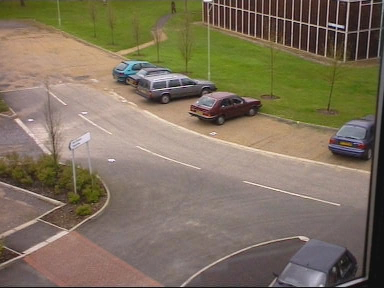
//> input picture CVDRIK_CVPR_COURSE/PETS2000/Images/test0023.bmp, 384 x 288 px, given in place of , which was not available
$ ./edgedetectionAndDisplay ../../PETS2000/Images/test0023.bmp   (built with g++ and OpenCV 4)
//> lines starting //> are read from the running program, lines starting //| are printed output that depends on the picture; after the words box and inside, x2 and y2 are one past the last pixel; in counts of white or black regions, pixels touching at a corner belong together; pictures that were not available may be replaced by others from this repository, and a replacement may not be noted
### CVDRIK_CVPR_COURSE/CVDRIK/edgeDetection/edgeDetection.h
/******************************************************************************

   PROJECT:			CVDRIK1
   FILE:			edgeDetection.h
   AUTHOR:			ABHRA GHOSH
   DATE:
   DESCRIPTION:		Header for RGBtoGray Function

******************************************************************************/

#ifndef __EDGEDETECTION_H__
#define __EDGEDETECTION_H__

/*************************** OTHER INCLUDE FILES *****************************/

// Include Standard C/C++ Header Files Here
#include <stdio.h>
#include <stdlib.h>
#include <string.h>
#include <math.h>

// Include OpenCV Header Files Here
#include <cv.h>
#include <highgui.h>
#include <cvaux.h>
#include <cxcore.h>

// Include CVDRIK Header Files Here
//#include "../CVDRIKMultiChannelImage/CVDRIKMultiChannelImage.h"
//#include "../CVDRIKMisc/CVDRIKMisc.h"

/*****************************************************************************/


/******************************************************************************

					RGBtoGray FUNCTION

******************************************************************************/

// Function for Constructing a Gray-scale image from a RGB image
// Inputs :-
//			IplImage* GRAYImage
//		    IplImage* edgeImage
// Outputs :-
//			(unsigned char) errCode : The Error Code of Execution
// Invoked As : errCode = edgeDetection( GRAYImage ,edgeImage);
unsigned char edgeDetection(IplImage* GRAYImage ,IplImage* edgeImage);
#endif

### CVDRIK_CVPR_COURSE/CVDRIK/RGBtoGray/RGBtoGray.h
/******************************************************************************

   PROJECT:			CVDRIK1
   FILE:			RGBtoGray.h
   AUTHOR:			ABHRA GHOSH
   DATE:
   DESCRIPTION:		Header for RGBtoGray Function

******************************************************************************/

#ifndef __RGBTOGRAY_H__
#define __RGBTOGRAY_H__

/*************************** OTHER INCLUDE FILES *****************************/

// Include Standard C/C++ Header Files Here
#include <stdio.h>
#include <stdlib.h>
#include <string.h>
#include <math.h>

// Include OpenCV Header Files Here
#include <cv.h>
#include <highgui.h>
#include <cvaux.h>
#include <cxcore.h>

// Include CVDRIK Header Files Here
//#include "../CVDRIKMultiChannelImage/CVDRIKMultiChannelImage.h"
//#include "../CVDRIKMisc/CVDRIKMisc.h"

/*****************************************************************************/


/******************************************************************************

					RGBtoGray FUNCTION

******************************************************************************/

// Function for Constructing a Gray-scale image from a RGB image
// Inputs :-
//			IplImage* RGBImage
//		    IplImage* GRAYImage
// Outputs :-
//			(unsigned char) errCode : The Error Code of Execution
// Invoked As : errCode = constructGrayscale( RGBImage ,GRAYImage);
unsigned char constructGrayscale(IplImage* RGBImage ,IplImage* GRAYImage);
#endif

### CVDRIK_CVPR_COURSE/CVDRIK/edgeDetection/edgeDetection.cpp
/*********************************************************************************

   PROJECT:			CVDRIK1
   FILE:			edgeDetection.cpp
   AUTHOR:			ABHRA GHOSH
   DATE:
   DESCRIPTION:		CPP File for edgeDetection Function

*********************************************************************************/


/*************************** OTHER INCLUDE FILES *****************************/

#include "edgeDetection.h"

/*****************************************************************************/


/******************************************************************************

                                FUNCTIONS

******************************************************************************/

/// Function for Constructing a Gray-scale image from a RGB image
// Inputs :-
//			IplImage* GRAYImage
//		    IplImage* edgeImage
// Outputs :-
//			(unsigned char) errCode : The Error Code of Execution
// Invoked As : errCode = edgeDetection( GRAYImage ,edgeImage);

unsigned char edgeDetection(IplImage* GRAYImage ,IplImage* edgeImage)
{   int derivative_X = 0;
	int derivative_Y = 0;
	int derivative_mag = 0;
	int threshold = 0;

	for (int i = 0; i < GRAYImage->imageSize; ++i)
	{
		if ( !(i%GRAYImage->widthStep) || !((i+1)%GRAYImage->widthStep) )
		{
			derivative_X = 0;
			derivative_Y = ((unsigned char)GRAYImage->imageData[i + GRAYImage->widthStep] - (unsigned char)GRAYImage->imageData[i - GRAYImage->widthStep])*0.5;
		}

        else if (i < GRAYImage->widthStep || i > ((GRAYImage->height - 1)*GRAYImage->widthStep) )
        {
        	derivative_X = ((unsigned char)GRAYImage->imageData[i + 1] - (unsigned char)GRAYImage->imageData[i - 1])*0.5;
        	derivative_Y = 0;
        }

        else
        {
        	derivative_X = ((unsigned char)GRAYImage->imageData[i + 1] - (unsigned char)GRAYImage->imageData[i - 1])*0.5;
        	derivative_Y = ((unsigned char)GRAYImage->imageData[i + GRAYImage->widthStep] - (unsigned char)GRAYImage->imageData[i - GRAYImage->widthStep])*0.5;
        }

        derivative_mag =  sqrt( pow(derivative_X ,2) + pow(derivative_Y ,2) );

        edgeImage->imageData[i]   =  (unsigned char)(derivative_mag);

        threshold      =  threshold + derivative_mag;
	}


	threshold = threshold/GRAYImage->imageSize;

	edgeImage->imageData[0]                                             = ( 0 );
	edgeImage->imageData[GRAYImage->widthStep - 1]                      = ( 0 );
    edgeImage->imageData[(GRAYImage->height - 1)*GRAYImage->widthStep ] = ( 0 );
    edgeImage->imageData[GRAYImage->imageSize - 1]                      = ( 0 );

    for (int i = 0; i < GRAYImage->imageSize; ++i)
    {
    	if (edgeImage->imageData[i] >= 2*(unsigned char)threshold)
    	{
    		edgeImage->imageData[i] = 255;
    	}

    	else
    	{
    		edgeImage->imageData[i] = 0;
    	}
    }

    return ( 0 );

}


	//(i - 1) < 0 || (i + 1) >= GRAYImage->imageSize ||

### CVDRIK_CVPR_COURSE/CVDRIK/RGBtoGray/RGBtoGray.cpp
/*********************************************************************************

   PROJECT:			CVDRIK1
   FILE:			RGBtoGray.cpp
   AUTHOR:			ABHRA GHOSH
   DATE:
   DESCRIPTION:		CPP File for RGBtoGray Function

*********************************************************************************/


/*************************** OTHER INCLUDE FILES *****************************/

#include "RGBtoGray.h"

/*****************************************************************************/


/******************************************************************************

                                FUNCTIONS

******************************************************************************/

// Function for Constructing a Gray-scale image from a RGB image
// Inputs :-
//			IplImage* RGBImage
//		    IplImage* GRAYImage
// Outputs :-
//			(unsigned char) errCode : The Error Code of Execution
// Invoked As : errCode = constructGrayscale( RGBImage ,GRAYImage);
unsigned char constructGrayscale(IplImage* RGBImage ,IplImage* GRAYImage)
{ if (RGBImage->nChannels != 3)
    {
      // Error Code 1 : Invalid Inputs
	  return( 1 );
    }

  int a = 0;//RGBImage->widthStep index
  int c = 0;//GRAYImage->widthStep index
  for (int i = 0; i < RGBImage->height; ++i)
  {

    for (int j = 0 ,k = 0 ; j < RGBImage->widthStep; j+=3 )
    {
     //taking average of all the three pixcel value to get grayscale
     GRAYImage->imageData[ c + k ] = (unsigned char)( ( (unsigned char)RGBImage->imageData[ a + j ] + (unsigned char)RGBImage->imageData[ a + j + 1 ] + (unsigned char)RGBImage->imageData[ a + j + 2 ] )*0.33 );


     k++;//k is the index for GRAYImage having one channel

    }

    a = a + RGBImage->widthStep;
    c = c + GRAYImage->widthStep;
  }


return ( 0 );

}

### CVDRIK_CVPR_COURSE/CVDRIK/CVDRIKMisc/CVDRIKMisc.cpp
/*********************************************************************************

   PROJECT:			CVDRIK1
   FILE:			CVDRIKMisc.cpp
   AUTHOR:			PRITHWIJIT GUHA
   DATE:
   DESCRIPTION:		CPP File for Miscelleneous Functions

*********************************************************************************/


/*************************** OTHER INCLUDE FILES *****************************/

#include "CVDRIKMisc.h"

#define EPSILON 0.0001
#define PI 3.141593

/*****************************************************************************/


/******************************************************************************

                                FUNCTIONS

******************************************************************************/

// Function for Constructing the Image Name for Frame Number Indexed Images
// Inputs :-
//			(char*) imgPath : The Image Path
//			(char*) imgBaseName : The Image Base Name
//			(int) imgIndx : The Image Index
//			(char*) imgFormat : The Image Format
//			(int) zeroPaddingFormatSize : The Size of the Zero Padding
//			NOTE: This is Required to Zero Pad the Index e.g. f_9 becomes f_0009
//			NOTE: For a Zero Padding Size of 4
//			(int) maxZeroPaddingImgIndx : The Maximum Image Index for Zero Padding
//			(char*) imgName : The Image Name
// Outputs :-
//			(unsigned char) errCode : The Error Code of Execution
// Invoked As : errCode = constructImageName( imgPath , imgBaseName , imgIndx , imgFormat , zeroPaddingFormatSize , maxZeroPaddingImgIndx , imgName );
unsigned char constructImageName( char* imgPath , char* imgBaseName , int imgIndx , char* imgFormat , int zeroPaddingFormatSize , int maxZeroPaddingImgIndx , char* imgName )
{
	// Check Inputs
	if( ( imgIndx < 0 ) || ( zeroPaddingFormatSize < 0 ) || ( maxZeroPaddingImgIndx <= 0 ) )
	{
		// Error Code 1 : Invalid Inputs
		return( 1 );
	}

	// Case-I : If Zero Padding is Required
	if( zeroPaddingFormatSize > 0 )
	{
		// Create the Format String
		char formatString[50];
		sprintf( formatString , "%%s%%s%%0%dd.%%s" , zeroPaddingFormatSize );

		//printf( "\n\nformatString = %s\n\n" , formatString ); getchar();

		// Check If Image Index is Within Limits
		if( imgIndx <= maxZeroPaddingImgIndx )
		{
			// Perform Zero Padding of Image Index in Image Name
			sprintf( imgName , formatString , imgPath , imgBaseName , imgIndx , imgFormat );
		}
		// Otherwise...
		else
		{
			// Construct the Image Name Without Zero Padding
			sprintf( imgName , "%s%s%d.%s" , imgPath , imgBaseName , imgIndx , imgFormat );
		}
	}
	// Case-II : If No Zero Padding is Required
	else
	{
		// Construct the Image Name Without Zero Padding
		sprintf( imgName , "%s%s%d.%s" , imgPath , imgBaseName , imgIndx , imgFormat );
	}

	// Error Code 0 : All Well, That Ends Well
	return( 0 );
}

// Function for Pausing Code at Certain Steps
// Inputs :-
//			(float) stepNum : The Step Number to be Displayed
// Outputs :-
//			None
// Invoked As : checkPoint( stepNum );
// [200 lines left out: functions checkPoint, isInside, isInside, isInside, sortAscOrder, randGauss and 1 more, not called in this run]

### CVDRIK_CVPR_COURSE/assignment1/edgedetectionAndDisplay/edgedetectionAndDisplay.cpp
// Include Standard C/C++ Header Files Here
#include <stdio.h>
#include <stdlib.h>
#include <string.h>
#include <math.h>
#include <time.h>

// Include OpenCV Header Files Here
#include <cv.h>
#include <highgui.h>
#include <cvaux.h>
#include <cxcore.h>

// Include CVDRIK Header Files Here
#include "../../CVDRIK/CVDRIKMisc/CVDRIKMisc.h"
#include "../../CVDRIK/RGBtoGray/RGBtoGray.h"
#include "../../CVDRIK/edgeDetection/edgeDetection.h"

IplImage* blurring(IplImage*);

int main( int argc , char** argv ){

  // Check Usage
  if( argc != 2 )
  {
    // Show Purpose
    printf( "\n\n Purpose : creating grayscale image \n\n" );

    // Show Usage
    printf( "\n\n Usage As : grayscale <videoName>_ImageReadingAndDisplay.txt \n\n" );

    // Show Sample Command Line
    printf( "\n\n Sample Command Line : ./grayscale PETS2000_ImageReadingAndDisplay.txt \n\n" );

    return( 0 );
  }

  // Opening the Parameter File for Reading
  FILE* fp;
  fp = fopen( argv[1] , "r" );

  //checkPoint( 1 );

  // Reading the Parameter File : Image File Information
  char paramNameString[100] , eqString[3] , headerString[100];
  fscanf( fp , "%s" , headerString );
  char inpImgPath[100];
  fscanf( fp , "%s%s%s" , paramNameString , eqString , inpImgPath );
  char inpImgBaseName[100];
  fscanf( fp , "%s%s%s" , paramNameString , eqString , inpImgBaseName );
  char inpImgFormat[5];
  fscanf( fp , "%s%s%s" , paramNameString , eqString , inpImgFormat );
  int imgStartNum;
  fscanf( fp , "%s%s%d" , paramNameString , eqString , &imgStartNum );
  int imgEndNum;
  fscanf( fp , "%s%s%d" , paramNameString , eqString , &imgEndNum );
  int zeroPaddingFormatSize;
  fscanf( fp , "%s%s%d" , paramNameString , eqString , &zeroPaddingFormatSize );
  int maxZeroPaddingImgIndx;
  fscanf( fp , "%s%s%d" , paramNameString , eqString , &maxZeroPaddingImgIndx );

  // Closing Parameter File
  fclose( fp );

  // Load the First Image as Previous RGB Image
  // This also helps in acquiring Image Dimensions
  // Which is Used Next to Decide the Window Sizes

  char imgName[500];
  constructImageName( inpImgPath , inpImgBaseName , imgStartNum , inpImgFormat , zeroPaddingFormatSize , maxZeroPaddingImgIndx , imgName);

  IplImage* img       = 0x00;
  IplImage* grayscale = 0x00;
  IplImage* edge_img  = 0x00;


  img = cvLoadImage( imgName );
//> img is the input picture: 288 rows x 384 cols, CV_8UC3; mean B, G, R 93.9, 113.8, 126.4

  int width = img->width;
//> width = 384
  int height = img->height;
//> height = 288
  cvReleaseImage( &img );

  grayscale = cvCreateImage(cvSize(width ,height) , IPL_DEPTH_8U ,1);
  edge_img  = cvCreateImage(cvSize(width ,height) , IPL_DEPTH_8U ,1);

  // Create the Windows for Displaying Images
  cvNamedWindow( "frameData" , CV_WINDOW_AUTOSIZE );
  cvResizeWindow( "frameData" , width , height );

  for( int imgCount = imgStartNum ; imgCount <= imgEndNum ; ++imgCount )
	{
		// Show Frame Number
		printf( "\n\n************************************" );
		printf( "\n\n Reading Frame %d / %d \n\n" , imgCount , imgEndNum );
		 //printf("%s\n", imgName);
		// Prepare the Input Image Name
		constructImageName( inpImgPath , inpImgBaseName , imgCount , inpImgFormat , zeroPaddingFormatSize , maxZeroPaddingImgIndx , imgName );

		// Read the Current Frame
		IplImage* frameData = 0x00;
		frameData = cvLoadImage( imgName );
		if( !frameData )
		{
    		// Continue to Next Image
			printf( "\n\n Can not read frame number %d \n\n" , imgCount );
			continue;
		}

		unsigned char errCode = constructGrayscale( frameData ,grayscale);
//> after the loop in constructGrayscale, `for (int i = 0; i < RGBImage->height; ++i)`:
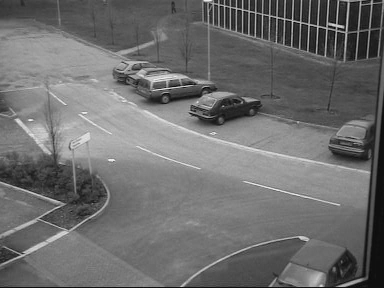
//> GRAYImage: 288 rows x 384 cols, CV_8UC1; min 3, max 240, mean 109.8
//> after the loop in constructGrayscale, `for (int i = 0; i < RGBImage->height; ++i)`: a = 331776; c = 110592
//> errCode = 0
        unsigned char errCode_2 = edgeDetection(grayscale ,edge_img);
//> the loop in edgeDetection, `for (int i = 0; i < GRAYImage->imageSize; ++i)` made 110592 passes
//> (derivative_X, derivative_mag, threshold) on passes 2 to 13: (-3, 3, 32), (-3, 3, 35), (2, 2, 37), (3, 3, 40), (1, 1, 41), (1, 1, 42), (0, 0, 42), (0, 0, 42), (0, 0, 42), (0, 0, 42), (2, 2, 44), (2, 2, 46)
//> (derivative_Y, derivative_mag, threshold) on pass 1: (29, 29, 29)
//> after the loop in edgeDetection, `for (int i = 0; i < GRAYImage->imageSize; ++i)`:
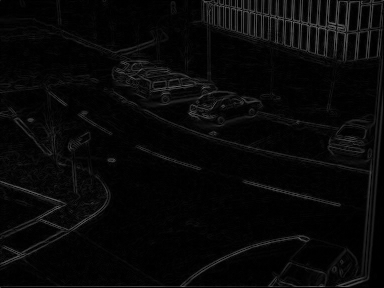
//> edgeImage: 288 rows x 384 cols, CV_8UC1; min 0, max 107, mean 7.9
//> after the loop in edgeDetection, `for (int i = 0; i < GRAYImage->imageSize; ++i)`: threshold = 869070
//> in edgeDetection, `threshold = threshold/GRAYImage->imageSize;`: threshold = 7
//> in edgeDetection, `edgeImage->imageData[0]                                             = ..`: edgeImage: 288 rows x 384 cols, CV_8UC1; 1 pixels changed, all inside (x1, y1, x2, y2) = (0, 0, 1, 1)
//> in edgeDetection, `edgeImage->imageData[GRAYImage->widthStep - 1]                      = ..`: edgeImage: 288 rows x 384 cols, CV_8UC1; min 0, max 107, mean 7.9
//> in edgeDetection, `edgeImage->imageData[(GRAYImage->height - 1)*GRAYImage->widthStep ] = ..`: edgeImage: 288 rows x 384 cols, CV_8UC1; min 0, max 107, mean 7.9
//> in edgeDetection, `edgeImage->imageData[GRAYImage->imageSize - 1]                      = ..`: edgeImage: 288 rows x 384 cols, CV_8UC1; min 0, max 107, mean 7.9
//> after the loop in edgeDetection, `for (int i = 0; i < GRAYImage->imageSize; ++i)`:
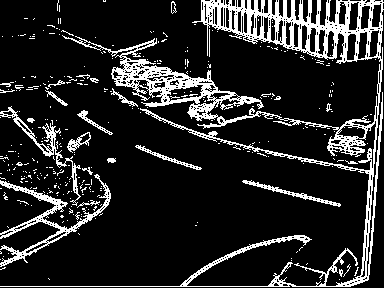
//> edgeImage: 288 rows x 384 cols, CV_8UC1; 15.3% white in thin lines or dots
//> errCode_2 = 0

        // Showing the Results
		cvShowImage( "frameData" , frameData );
		cvShowImage( "edge_img" , edge_img );
		cvShowImage( "grayscale" , grayscale);
		// Wait for some time...
		cvWaitKey( 5 );

		// Cleaning Memory
		cvReleaseImage( &frameData );

	}
  printf("%s\n", imgName);


  cvReleaseImage( &grayscale );
  cvReleaseImage( &edge_img );

  // Clening Memory : Destroying the Windows
  cvDestroyWindow( "frameData" );
  cvDestroyWindow( "edge_img" );
  cvDestroyWindow( "grayscale");
  // Error Code 0 : All Well, That Ends Well
  return( 0 );
}
